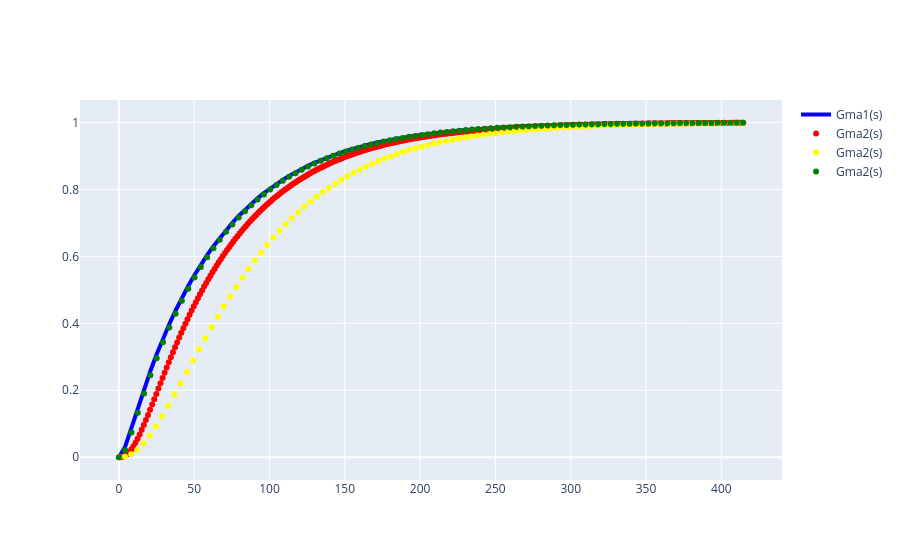

The notebook cell this image was saved under:
### Code cell
fig1.add_trace(grafico_step1)
fig1.add_trace(grafico_step2)
fig1.add_trace(grafico_step3)
fig1.add_trace(grafico_step4)
